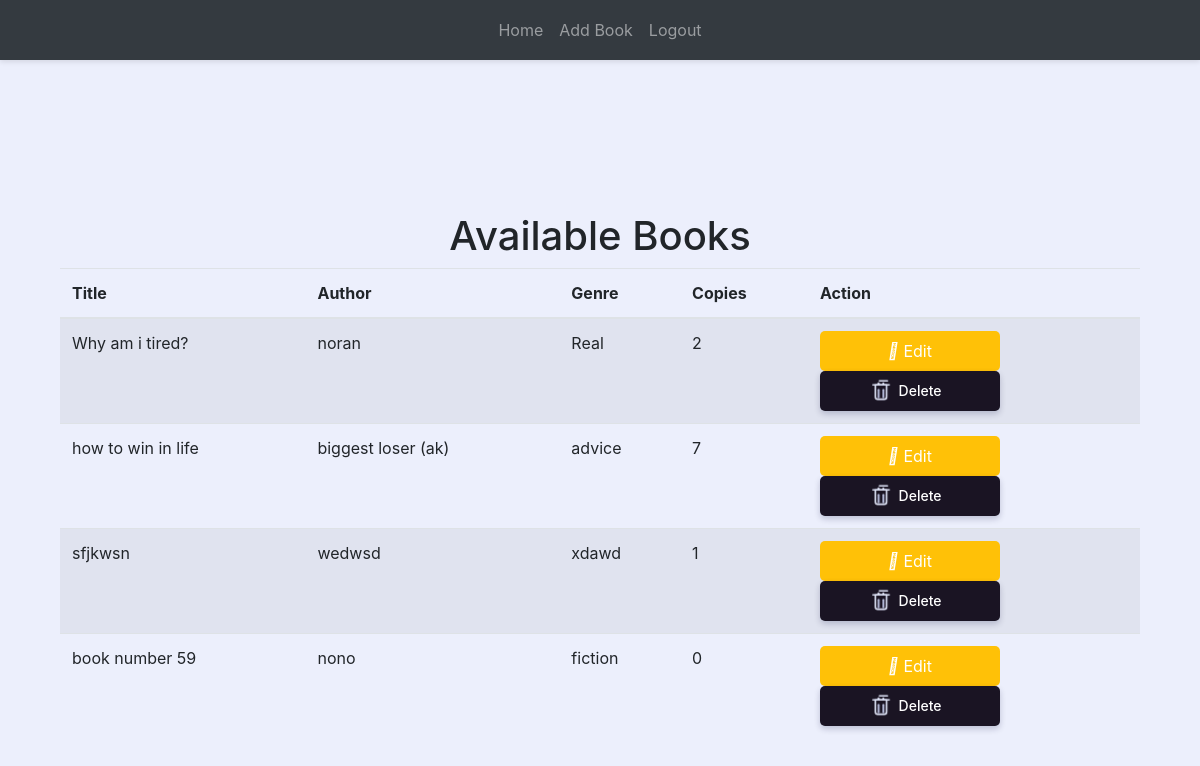
/book-list (signed in), run on an earlier commit of the app's database.
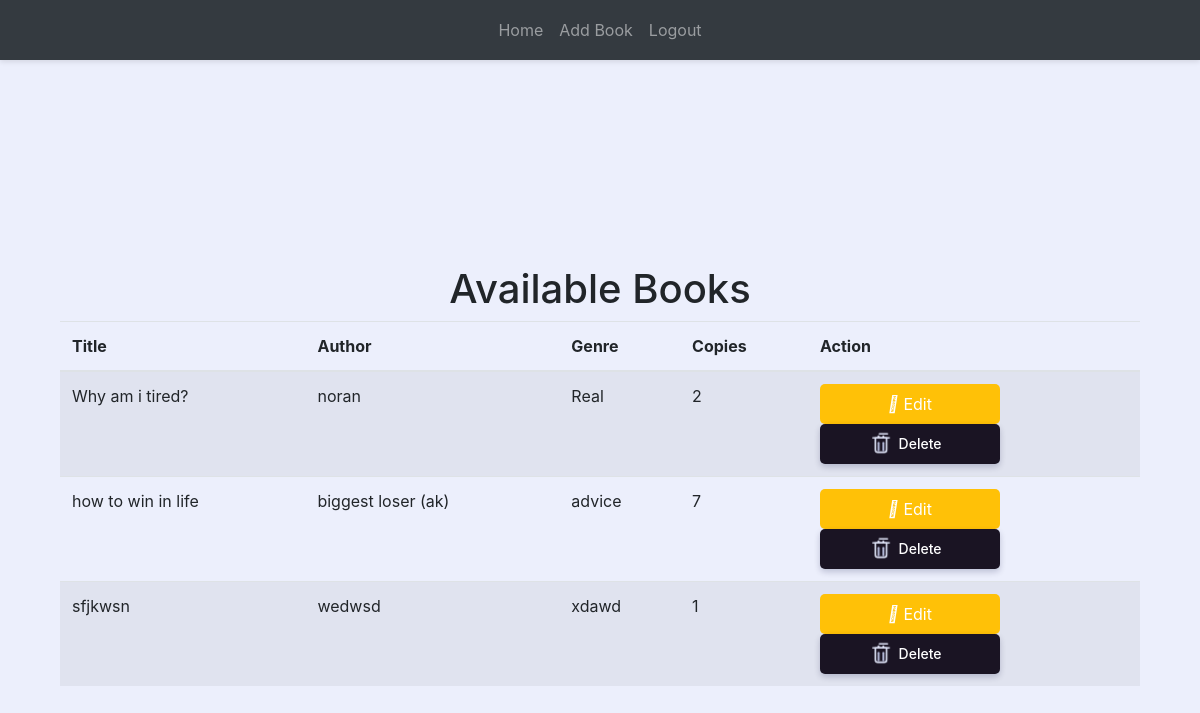
And on a later commit of the database.
### website/models.py (models this page shows)
class Book(db.Model):
    id = db.Column(db.Integer, primary_key=True)  # a reference ID
    name = db.Column(db.String(150), nullable=False)  # a title
    author = db.Column(db.String(150), nullable=False)  # an author
    genre = db.Column(db.String(50), nullable=True)  # genre (optional)
    copies = db.Column(db.Integer, nullable=False)  # number of total copies
    remaining_copies = db.Column(db.Integer, nullable=False)  # number of remaining copies
    content_link = db.Column(db.String(500), nullable=True)  # link to access the book (optional)
    borrowed_books = db.relationship('BorrowedBook', backref='book')# relationship to track borrow records for this book

### website/views.py (the view)
@views.route('/book-list')
@login_required
def book_list():
    books = Book.query.all()
    borrowed_book_ids = [borrow.book_id for borrow in current_user.borrowed_books]
    return render_template('book_list.html', books=books, borrowed_book_ids=borrowed_book_ids)

### website/templates/book_list.html (shortened to what this page needs)
{% extends "base.html" %}
{% block content %}
<div class="container mt-5 pt-5">
    <h1 class="text-center">Available Books</h1>
    <table class="table table-striped">
        <thead>
            <link rel="stylesheet" href="{{ url_for('static', filename='css/style.css') }}">
            <tr>
                <th>Title</th>
                <th>Author</th>
                <th>Genre</th>
                <th>Copies</th>
                <th>Action</th>
            </tr>
        </thead>
        <tbody>
            {% for row in books %}
            <tr>
                <td>{{ row.name }}</td>
                <td>{{ row.author }}</td>
                <td>{{ row.genre }}</td>
                <td>{{ row.remaining_copies }}</td>
                <td>
                    {% if current_user.is_admin %}
                    <a href="/edit-book/{{ row.id }}">
                        <button class="btn btn-warning edit-button">
                            <i class="fas fa-cog"></i> Edit
                        </button>
                    </a>
                    <form action="{{ url_for('views.delete_book', book_id=row.id) }}" method="POST" style="display: inline;">
                        <button class="button" onclick="deleteBook(event, {{ row.id }})">
                            <div class="trash">
                                <div class="top">
                                </div>
                                <div class="box"></div>
                            </div>
                            <span>Delete</span>
                        </button>
                    </form>
                    {% endif %}
                </td>
            </tr>
            {% endfor %}
        </tbody>
    </table>
</div>
{% endblock %}

What changed in the data, as far as the page shows it:
removed Book: name "book number 59", author "nono", genre "fiction", remaining_copies "0"
